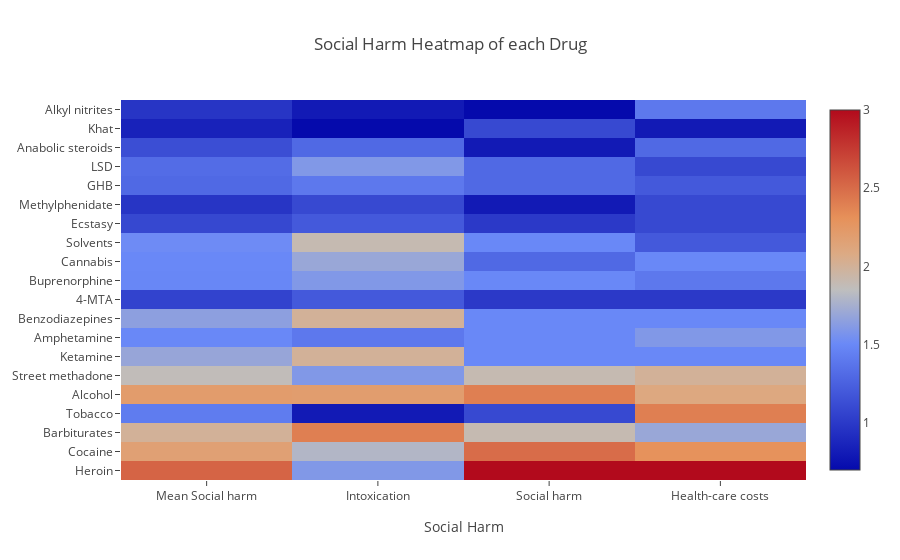

Write notebook code for a chart like this one.
### Code cell
data = go.Heatmap(z=drugs.loc[:, drugs.columns.isin(['Mean Social harm', 'Intoxication',
       'Social harm', 'Health-care costs'])].values.tolist(),
                 y=drugs["Drug"], x = ['Mean Social harm', 'Intoxication',
       'Social harm', 'Health-care costs'], colorscale="RdBu")
traces = [data]

xaxis_template = dict(title = "Social Harm")
yaxis_template = dict(automargin = True)


layout = go.Layout(title = "Social Harm Heatmap of each Drug", xaxis = xaxis_template, yaxis = yaxis_template)
fig = go.Figure(data=traces, layout = layout)
iplot(fig)

### Figure 1 — Plotly figure (JSON) as saved in the notebook; plotly's stock layout.template omitted (floating-point values rounded to 4 significant figures)
{"data": [{"colorscale": "RdBu", "type": "heatmap", "uid": "6eab9719-183c-4d07-b55e-5b92d8989045", "x": ["Mean Social harm", "Intoxication", "Social harm", "Health-care costs"], "y": ["Heroin", "Cocaine", "Barbiturates", "Tobacco", "Alcohol", "Street methadone", "Ketamine", "Amphetamine", "Benzodiazepines", "4-MTA", "Buprenorphine", "Cannabis", "Solvents", "Ecstasy", "Methylphenidate", "GHB", "LSD", "Anabolic steroids", "Khat", "Alkyl nitrites"], "z": [[2.54, 1.6, 3, 3], [2.17, 1.8, 2.5, 2.3], [2, 2.4, 1.9, 1.7], [1.42, 0.8, 1.1, 2.4], [2.21, 2.2, 2.4, 2.1], [1.87, 1.6, 1.9, 2], [1.69, 2, 1.5, 1.5], [1.5, 1.4, 1.5, 1.6], [1.65, 2, 1.5, 1.5], [1.06, 1.2, 1, 1], [1.49, 1.6, 1.5, 1.4], [1.5, 1.7, 1.3, 1.5], [1.52, 1.9, 1.5, 1.2], [1.09, 1.2, 1, 1.1], [0.97, 1.1, 0.8, 1.1], [1.3, 1.4, 1.3, 1.2], [1.32, 1.6, 1.3, 1.1], [1.13, 1.3, 0.8, 1.3], [0.85, 0.7, 1.1, 0.8], [0.97, 0.8, 0.7, 1.4]]}], "layout": {"title": {"text": "Social Harm Heatmap of each Drug"}, "xaxis": {"title": {"text": "Social Harm"}}, "yaxis": {"automargin": true}}}
